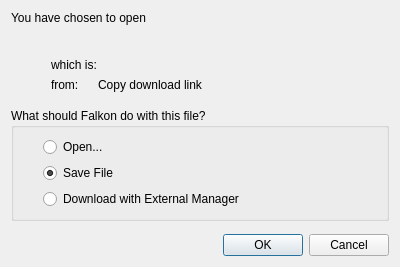
<?xml version="1.0" encoding="UTF-8"?>
<ui version="4.0">
 <class>DownloadOptionsDialog</class>
 <widget class="QDialog" name="DownloadOptionsDialog">
  <property name="minimumSize">
   <size>
    <width>400</width>
    <height>0</height>
   </size>
  </property>
  <layout class="QGridLayout" name="gridLayout_2">
   <item row="9" column="0" colspan="3">
    <widget class="QDialogButtonBox" name="buttonBox">
     <property name="orientation">
      <enum>Qt::Horizontal</enum>
     </property>
     <property name="standardButtons">
      <set>QDialogButtonBox::Cancel|QDialogButtonBox::Ok</set>
     </property>
    </widget>
   </item>
   <item row="7" column="0" colspan="3">
    <widget class="QGroupBox" name="groupBox">
     <property name="title">
      <string>What should Falkon do with this file?</string>
     </property>
     <layout class="QGridLayout" name="gridLayout">
      <item row="0" column="0">
       <spacer name="horizontalSpacer">
        <property name="orientation">
         <enum>Qt::Horizontal</enum>
        </property>
        <property name="sizeType">
         <enum>QSizePolicy::Fixed</enum>
        </property>
        <property name="sizeHint" stdset="0">
         <size>
          <width>20</width>
          <height>20</height>
         </size>
        </property>
       </spacer>
      </item>
      <item row="0" column="1">
       <widget class="QRadioButton" name="radioOpen">
        <property name="text">
         <string>Open...</string>
        </property>
       </widget>
      </item>
      <item row="1" column="1">
       <widget class="QRadioButton" name="radioSave">
        <property name="text">
         <string>Save File</string>
        </property>
        <property name="checked">
         <bool>true</bool>
        </property>
       </widget>
      </item>
      <item row="2" column="1">
       <widget class="QRadioButton" name="radioExternal">
        <property name="text">
         <string>Download with External Manager</string>
        </property>
       </widget>
      </item>
     </layout>
    </widget>
   </item>
   <item row="3" column="0" colspan="3">
    <layout class="QVBoxLayout" name="verticalLayout">
     <property name="spacing">
      <number>0</number>
     </property>
     <item>
      <layout class="QHBoxLayout" name="horizontalLayout_3">
       <property name="spacing">
        <number>7</number>
       </property>
       <item>
        <spacer name="horizontalSpacer_4">
         <property name="orientation">
          <enum>Qt::Horizontal</enum>
         </property>
         <property name="sizeType">
          <enum>QSizePolicy::Fixed</enum>
         </property>
         <property name="sizeHint" stdset="0">
          <size>
           <width>8</width>
           <height>20</height>
          </size>
         </property>
        </spacer>
       </item>
       <item>
        <widget class="QLabel" name="iconLabel">
         <property name="minimumSize">
          <size>
           <width>24</width>
           <height>24</height>
          </size>
         </property>
         <property name="maximumSize">
          <size>
           <width>24</width>
           <height>24</height>
          </size>
         </property>
        </widget>
       </item>
       <item>
        <widget class="SqueezeLabelV2" name="fileName">
         <property name="text">
          <string/>
         </property>
         <property name="textInteractionFlags">
          <set>Qt::LinksAccessibleByMouse|Qt::TextSelectableByMouse</set>
         </property>
        </widget>
       </item>
      </layout>
     </item>
     <item>
      <widget class="QFrame" name="mimeFrame">
       <layout class="QHBoxLayout" name="horizontalLayout">
        <property name="leftMargin">
         <number>0</number>
        </property>
        <property name="topMargin">
         <number>0</number>
        </property>
        <property name="rightMargin">
         <number>0</number>
        </property>
        <property name="bottomMargin">
         <number>0</number>
        </property>
        <item>
         <spacer name="horizontalSpacer_2">
          <property name="orientation">
           <enum>Qt::Horizontal</enum>
          </property>
          <property name="sizeType">
           <enum>QSizePolicy::Fixed</enum>
          </property>
          <property name="sizeHint" stdset="0">
           <size>
            <width>40</width>
            <height>20</height>
           </size>
          </property>
         </spacer>
        </item>
        <item>
         <widget class="QLabel" name="label_5">
          <property name="sizePolicy">
           <sizepolicy hsizetype="Maximum" vsizetype="Preferred">
            <horstretch>0</horstretch>
            <verstretch>0</verstretch>
           </sizepolicy>
          </property>
          <property name="text">
           <string>which is:</string>
          </property>
         </widget>
        </item>
        <item>
         <widget class="QLabel" name="mimeName"/>
        </item>
       </layout>
      </widget>
     </item>
     <item>
      <widget class="QFrame" name="fromFrame">
       <layout class="QHBoxLayout" name="horizontalLayout_2">
        <property name="leftMargin">
         <number>0</number>
        </property>
        <property name="topMargin">
         <number>0</number>
        </property>
        <property name="rightMargin">
         <number>0</number>
        </property>
        <property name="bottomMargin">
         <number>0</number>
        </property>
        <item>
         <spacer name="horizontalSpacer_3">
          <property name="orientation">
           <enum>Qt::Horizontal</enum>
          </property>
          <property name="sizeType">
           <enum>QSizePolicy::Fixed</enum>
          </property>
          <property name="sizeHint" stdset="0">
           <size>
            <width>40</width>
            <height>20</height>
           </size>
          </property>
         </spacer>
        </item>
        <item>
         <widget class="QLabel" name="label_3">
          <property name="sizePolicy">
           <sizepolicy hsizetype="Maximum" vsizetype="Preferred">
            <horstretch>0</horstretch>
            <verstretch>0</verstretch>
           </sizepolicy>
          </property>
          <property name="text">
           <string>from:</string>
          </property>
         </widget>
        </item>
        <item>
         <widget class="QLabel" name="fromServer">
          <property name="sizePolicy">
           <sizepolicy hsizetype="Maximum" vsizetype="Preferred">
            <horstretch>0</horstretch>
            <verstretch>0</verstretch>
           </sizepolicy>
          </property>
          <property name="text">
           <string/>
          </property>
          <property name="textInteractionFlags">
           <set>Qt::LinksAccessibleByMouse|Qt::TextSelectableByMouse</set>
          </property>
         </widget>
        </item>
        <item>
         <widget class="ClickableLabel" name="copyDownloadLink">
          <property name="cursor">
           <cursorShape>PointingHandCursor</cursorShape>
          </property>
          <property name="text">
           <string>Copy download link</string>
          </property>
          <property name="html-link-look" stdset="0">
           <bool>true</bool>
          </property>
         </widget>
        </item>
       </layout>
      </widget>
     </item>
    </layout>
   </item>
   <item row="0" column="0" colspan="3">
    <widget class="QLabel" name="label">
     <property name="text">
      <string>You have chosen to open</string>
     </property>
    </widget>
   </item>
   <item row="8" column="0">
    <spacer name="verticalSpacer">
     <property name="orientation">
      <enum>Qt::Vertical</enum>
     </property>
    </spacer>
   </item>
   <item row="4" column="1">
    <spacer name="verticalSpacer_2">
     <property name="orientation">
      <enum>Qt::Vertical</enum>
     </property>
    </spacer>
   </item>
  </layout>
 </widget>
 <customwidgets>
  <customwidget>
   <class>SqueezeLabelV2</class>
   <extends>QLabel</extends>
   <header>squeezelabelv2.h</header>
  </customwidget>
  <customwidget>
   <class>ClickableLabel</class>
   <extends>QLabel</extends>
   <header>clickablelabel.h</header>
  </customwidget>
 </customwidgets>
 <resources/>
 <connections>
  <connection>
   <sender>buttonBox</sender>
   <signal>accepted()</signal>
   <receiver>DownloadOptionsDialog</receiver>
   <slot>accept()</slot>
   <hints>
    <hint type="sourcelabel">
     <x>248</x>
     <y>254</y>
    </hint>
    <hint type="destinationlabel">
     <x>157</x>
     <y>274</y>
    </hint>
   </hints>
  </connection>
  <connection>
   <sender>buttonBox</sender>
   <signal>rejected()</signal>
   <receiver>DownloadOptionsDialog</receiver>
   <slot>reject()</slot>
   <hints>
    <hint type="sourcelabel">
     <x>316</x>
     <y>260</y>
    </hint>
    <hint type="destinationlabel">
     <x>286</x>
     <y>274</y>
    </hint>
   </hints>
  </connection>
 </connections>
</ui>
